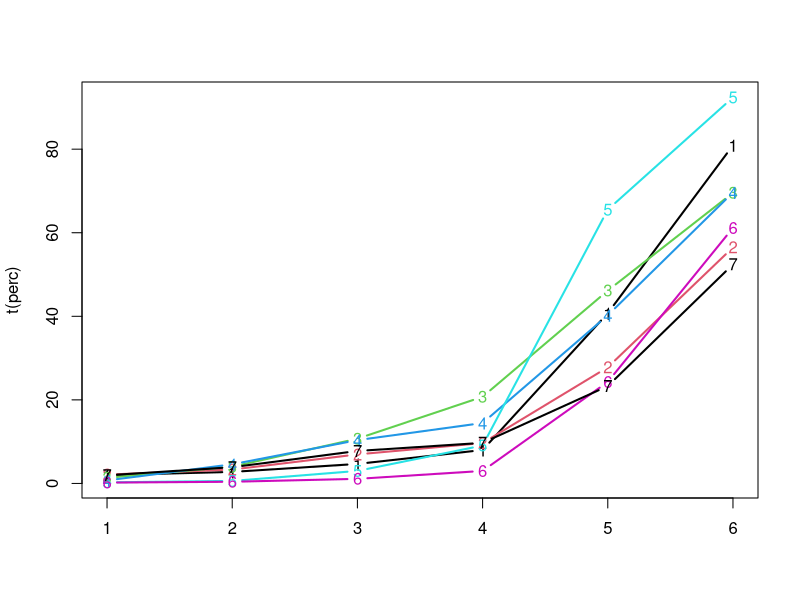
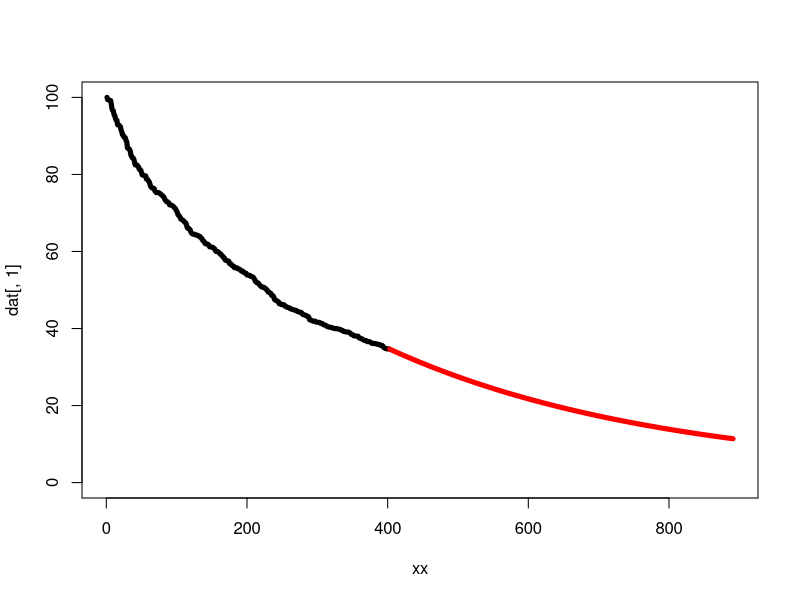

R code for these plots, in order:
web=read.csv("webometrics.csv")
dat=head (web, 7)

countries=as.character(dat[, 1])
totals=dat[, 8]
dat=dat[,-c (1, 8)]

perc=100*dat/totals
rownames (perc)=countries
head (countries, 7)
matplot (t (perc), type = "b", lty=1, lwd=2)
## CH doesn't have 103 universities!
## data not reliable


dat=read.csv("qsrankings14.csv")
x=1:sum (!is.na(dat[, 1]))
y=dat[x, 1]
fit1=lm(log (y)~x)

xx=1:nrow (dat)

plot (xx, dat[, 1], ylim=c (0, 100), type="l", lwd=5)
preds <- exp(predict(fit1,data.frame(x=xx)))
lines (xx[-x], (preds+2)[-x], lwd=5, col="red")

## dirty extrapolation
dat[xx[-x],1]=(preds+2)[-x]

## countries with most universities in the ranking
countries=rev (names (tail (sort (table (dat[, 3])))))

library (dplyr)
dat %>% filter(Country==countries[1]) %>% select (Score)

## use wikipedia to check how many universities countries have
## http://en.wikipedia.org/wiki/Lists_of_universities_and_colleges_by_country
